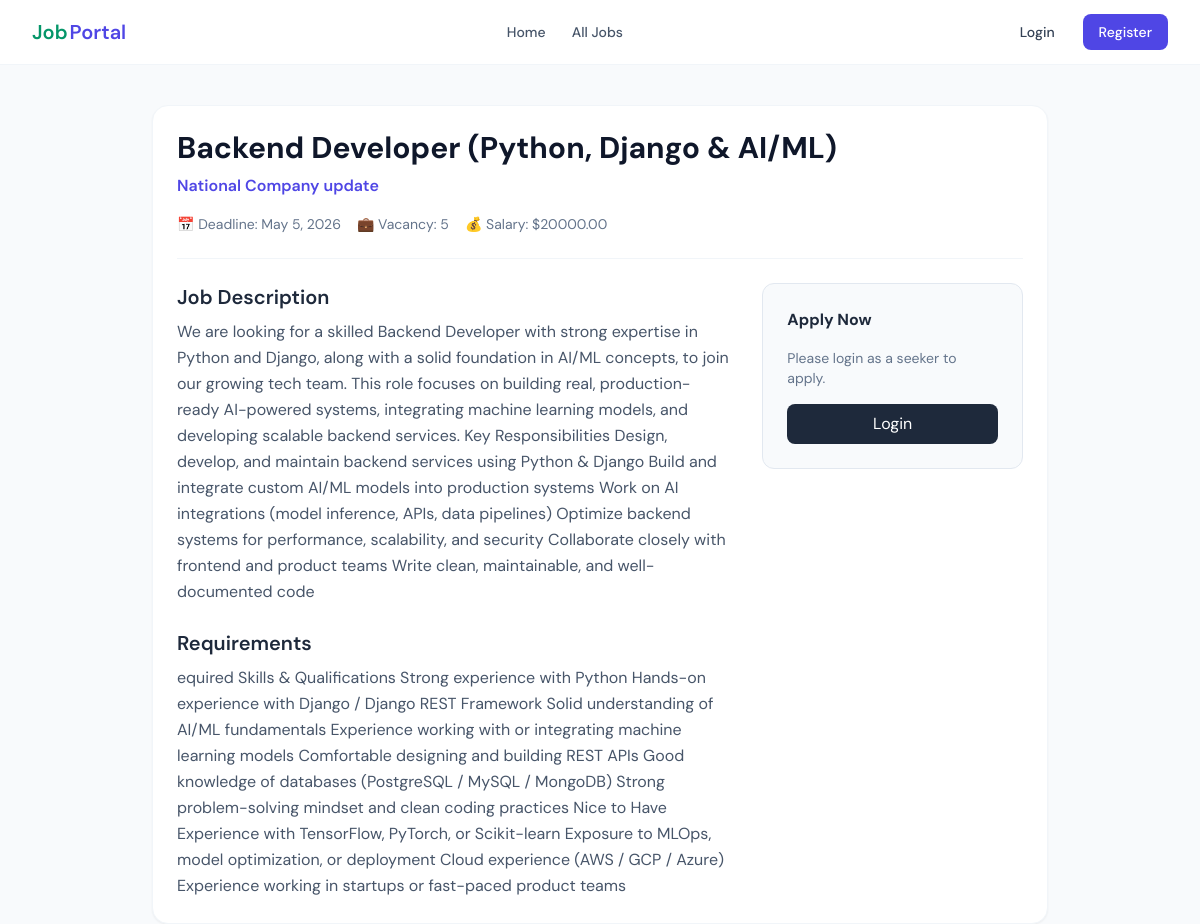
Page /job-details/1/ on the committed database.
### Job_Portal_App/models.py (models this page shows, shortened)
class JobPostModel(models.Model):
    title = models.CharField(max_length=255, null=True)
    vacancy = models.PositiveIntegerField(null=True)
    category = models.ForeignKey(
        CategoryModel, on_delete=models.CASCADE, max_length=20, null=True,related_name='job_category'
    )
    job_description = models.TextField(null=True)
    skills_set = models.TextField(null=True)
    salary = models.DecimalField(max_digits=10, decimal_places=2, null=True)
    deadline = models.DateField(null=True)
    created_at = models.DateTimeField(auto_now_add=True, null=True)
    posted_by = models.ForeignKey(
        RecruiterProfileModel,
        on_delete=models.CASCADE,
        related_name="job_posts",
        null=True,
    )

class RecruiterProfileModel(models.Model):
    recruiter = models.OneToOneField(
        UserInfoModel,
        on_delete=models.CASCADE,
        related_name="recruiter_profile",
        null=True,
    )
    company_name = models.CharField(
        max_length=225,
        null=True,
    )
    email = models.EmailField(
        null=True,
    )
    address = models.TextField(
        null=True,
    )
    phone = models.CharField(
        max_length=20,
        null=True,
    )
    logo = models.ImageField(
        upload_to="recruiter_logos/",
        null=True,
    )

### Job_Portal_App/views.py (the view)
# urls.py: path("job-details/<str:j_id>/", job_details, name="job_details"),
def job_details(request, j_id):
    job = get_object_or_404(JobPostModel, id=j_id)
    context = {"job": job}
    return render(request, "job-details.html", context)

### Job_Portal_App/templates/job-details.html
{% extends 'master/base.html' %}
{% block blockname %}
  <div class="max-w-4xl mx-auto mt-10 p-6 bg-white rounded-2xl shadow-sm border border-slate-100">
    <div class="border-b border-slate-100 pb-6 mb-6">
      <h1 class="text-3xl font-bold text-slate-900">{{ job.title }}</h1>
      <p class="text-indigo-600 font-semibold mt-2">{{ job.posted_by.company_name }}</p>
      <div class="flex gap-4 mt-4 text-sm text-slate-500">
        <span>📅 Deadline: {{ job.deadline }}</span>
        <span>💼 Vacancy: {{ job.vacancy }}</span>
        <span>💰 Salary: ${{ job.salary }}</span>
      </div>
    </div>
    <div class="grid grid-cols-1 md:grid-cols-3 gap-8">
      <div class="md:col-span-2 space-y-6">
        <div>
          <h2 class="text-xl font-semibold text-slate-800 mb-2">Job Description</h2>
          <p class="text-slate-600 leading-relaxed">{{ job.job_description }}</p>
        </div>
        <div>
          <h2 class="text-xl font-semibold text-slate-800 mb-2">Requirements</h2>
          <p class="text-slate-600 leading-relaxed">{{ job.skills_set }}</p>
        </div>
      </div>
      <div class="md:col-span-1">
        {% if user.user_types != 'Recruiter' %}
          <div class="bg-slate-50 p-6 rounded-xl border border-slate-200">
            <h3 class="font-bold text-slate-800 mb-4">Apply Now</h3>
            {% if user.is_authenticated and user.user_types == 'Seeker' %}
              <a href="{% url 'job_apply' job.id %}" class="block text-center w-full bg-indigo-600 hover:bg-indigo-700 text-white font-semibold py-3 rounded-lg transition">Apply for this job</a>
            {% elif not user.is_authenticated %}
              <p class="text-sm text-slate-500 mb-4">Please login as a seeker to apply.</p>
              <a href="{% url 'login_page' %}" class="block text-center w-full bg-slate-800 text-white py-2 rounded-lg">Login</a>
            {% else %}
              <p class="text-sm text-amber-600">You are logged in as a Recruiter.</p>
            {% endif %}
          </div>
        {% endif %}
      </div>
    </div>
  </div>
{% endblock %}

### Job_Portal_App/templates/master/base.html (style rules this page uses)
body { font-family: 'DM Sans', sans-serif; }

### rows in the picture
JobPostModel: title "Backend Developer (Python, Django & AI/ML)", posted_by.company_name "National Company update", deadline "May 5, 2026", vacancy "5", salary "20000.00", job_description "We are looking for a skilled Backend Developer with strong expertise in Python and Django, along with a solid foundation in AI/ML concepts, to join our growing tech team. This role focuses on building real, production-ready AI-powered systems, integrating machine learning models, and developing scalable backend services. Key Responsibilities Design, develop, and maintain backend services using Python & Django Build and integrate custom AI/ML models into production systems Work on AI integrations (model inference, APIs, data pipelines) Optimize backend systems for performance, scalability, and security Collaborate closely with frontend and product teams Write clean, maintainable, and…", skills_set "equired Skills & Qualifications Strong experience with Python Hands-on experience with Django / Django REST Framework Solid understanding of AI/ML fundamentals Experience working with or integrating machine learning models Comfortable designing and building REST APIs Good knowledge of databases (PostgreSQL / MySQL / MongoDB) Strong problem-solving mindset and clean coding practices Nice to Have Experience with TensorFlow, PyTorch, or Scikit-learn Exposure to MLOps, model optimization, or deployment Cloud experience (AWS / GCP / Azure) Experience working in startups or fast-paced product teams"
